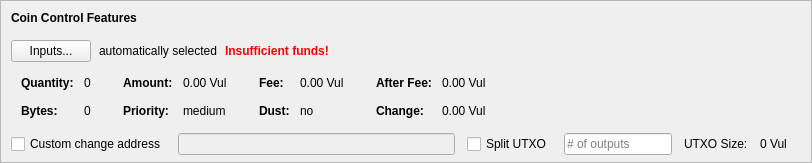
    <widget class="QFrame" name="frameCoinControl">
     <property name="sizePolicy">
      <sizepolicy hsizetype="Expanding" vsizetype="Expanding">
       <horstretch>0</horstretch>
       <verstretch>0</verstretch>
      </sizepolicy>
     </property>
     <property name="maximumSize">
      <size>
       <width>16777215</width>
       <height>16777215</height>
      </size>
     </property>
     <property name="frameShape">
      <enum>QFrame::StyledPanel</enum>
     </property>
     <property name="frameShadow">
      <enum>QFrame::Sunken</enum>
     </property>
     <layout class="QVBoxLayout" name="verticalLayoutCoinControl2">
      <property name="spacing">
       <number>0</number>
      </property>
      <property name="leftMargin">
       <number>0</number>
      </property>
      <property name="topMargin">
       <number>0</number>
      </property>
      <property name="rightMargin">
       <number>0</number>
      </property>
      <property name="bottomMargin">
       <number>6</number>
      </property>
      <item>
       <layout class="QVBoxLayout" name="verticalLayoutCoinControl" stretch="0,0,0,0,1">
        <property name="spacing">
         <number>0</number>
        </property>
        <property name="leftMargin">
         <number>10</number>
        </property>
        <property name="topMargin">
         <number>10</number>
        </property>
        <item>
         <layout class="QHBoxLayout" name="horizontalLayoutCoinControl1">
          <property name="bottomMargin">
           <number>15</number>
          </property>
          <item>
           <widget class="QLabel" name="labelCoinControlFeatures">
            <property name="sizePolicy">
             <sizepolicy hsizetype="Preferred" vsizetype="Maximum">
              <horstretch>0</horstretch>
              <verstretch>0</verstretch>
             </sizepolicy>
            </property>
            <property name="font">
             <font>
              <weight>75</weight>
              <bold>true</bold>
             </font>
            </property>
            <property name="styleSheet">
             <string notr="true">font-weight:bold;</string>
            </property>
            <property name="text">
             <string>Coin Control Features</string>
            </property>
           </widget>
          </item>
         </layout>
        </item>
        <item>
         <layout class="QHBoxLayout" name="horizontalLayoutCoinControl2" stretch="0,0,0,0">
          <property name="spacing">
           <number>8</number>
          </property>
          <property name="bottomMargin">
           <number>10</number>
          </property>
          <item>
           <widget class="QPushButton" name="pushButtonCoinControl">
            <property name="styleSheet">
             <string notr="true"/>
            </property>
            <property name="text">
             <string>Inputs...</string>
            </property>
            <property name="autoDefault">
             <bool>false</bool>
            </property>
           </widget>
          </item>
          <item>
           <widget class="QLabel" name="labelCoinControlAutomaticallySelected">
            <property name="text">
             <string>automatically selected</string>
            </property>
            <property name="margin">
             <number>5</number>
            </property>
           </widget>
          </item>
          <item>
           <widget class="QLabel" name="labelCoinControlInsuffFunds">
            <property name="font">
             <font>
              <weight>75</weight>
              <bold>true</bold>
             </font>
            </property>
            <property name="styleSheet">
             <string notr="true">color:red;font-weight:bold;</string>
            </property>
            <property name="text">
             <string>Insufficient funds!</string>
            </property>
            <property name="margin">
             <number>5</number>
            </property>
           </widget>
          </item>
          <item>
           <spacer name="horizontalSpacerCoinControl">
            <property name="orientation">
             <enum>Qt::Horizontal</enum>
            </property>
            <property name="sizeHint" stdset="0">
             <size>
              <width>40</width>
              <height>1</height>
             </size>
            </property>
           </spacer>
          </item>
         </layout>
        </item>
        <item>
         <widget class="QWidget" name="widgetCoinControl" native="true">
          <property name="sizePolicy">
           <sizepolicy hsizetype="Preferred" vsizetype="Preferred">
            <horstretch>0</horstretch>
            <verstretch>0</verstretch>
           </sizepolicy>
          </property>
          <property name="minimumSize">
           <size>
            <width>0</width>
            <height>0</height>
           </size>
          </property>
          <property name="styleSheet">
           <string notr="true"/>
          </property>
          <layout class="QHBoxLayout" name="horizontalLayoutCoinControl5">
           <property name="leftMargin">
            <number>0</number>
           </property>
           <property name="topMargin">
            <number>0</number>
           </property>
           <property name="rightMargin">
            <number>0</number>
           </property>
           <property name="bottomMargin">
            <number>0</number>
           </property>
           <item>
            <layout class="QHBoxLayout" name="horizontalLayoutCoinControl3" stretch="0,0,0,1">
             <property name="spacing">
              <number>20</number>
             </property>
             <property name="topMargin">
              <number>0</number>
             </property>
             <property name="bottomMargin">
              <number>10</number>
             </property>
             <item>
              <layout class="QFormLayout" name="formLayoutCoinControl1">
               <property name="horizontalSpacing">
                <number>10</number>
               </property>
               <property name="verticalSpacing">
                <number>14</number>
               </property>
               <property name="leftMargin">
                <number>10</number>
               </property>
               <property name="topMargin">
                <number>4</number>
               </property>
               <property name="rightMargin">
                <number>6</number>
               </property>
               <item row="0" column="0">
                <widget class="QLabel" name="labelCoinControlQuantityText">
                 <property name="font">
                  <font>
                   <weight>75</weight>
                   <bold>true</bold>
                  </font>
                 </property>
                 <property name="text">
                  <string>Quantity:</string>
                 </property>
                 <property name="margin">
                  <number>0</number>
                 </property>
                </widget>
               </item>
               <item row="0" column="1">
                <widget class="QLabel" name="labelCoinControlQuantity">
                 <property name="cursor">
                  <cursorShape>IBeamCursor</cursorShape>
                 </property>
                 <property name="contextMenuPolicy">
                  <enum>Qt::ActionsContextMenu</enum>
                 </property>
                 <property name="text">
                  <string notr="true">0</string>
                 </property>
                 <property name="margin">
                  <number>0</number>
                 </property>
                 <property name="textInteractionFlags">
                  <set>Qt::LinksAccessibleByMouse|Qt::TextSelectableByKeyboard|Qt::TextSelectableByMouse</set>
                 </property>
                </widget>
               </item>
               <item row="1" column="0">
                <widget class="QLabel" name="labelCoinControlBytesText">
                 <property name="font">
                  <font>
                   <weight>75</weight>
                   <bold>true</bold>
                  </font>
                 </property>
                 <property name="text">
                  <string>Bytes:</string>
                 </property>
                </widget>
               </item>
               <item row="1" column="1">
                <widget class="QLabel" name="labelCoinControlBytes">
                 <property name="cursor">
                  <cursorShape>IBeamCursor</cursorShape>
                 </property>
                 <property name="contextMenuPolicy">
                  <enum>Qt::ActionsContextMenu</enum>
                 </property>
                 <property name="text">
                  <string notr="true">0</string>
                 </property>
                 <property name="textInteractionFlags">
                  <set>Qt::LinksAccessibleByMouse|Qt::TextSelectableByKeyboard|Qt::TextSelectableByMouse</set>
                 </property>
                </widget>
               </item>
              </layout>
             </item>
             <item>
              <layout class="QFormLayout" name="formLayoutCoinControl2">
               <property name="horizontalSpacing">
                <number>10</number>
               </property>
               <property name="verticalSpacing">
                <number>14</number>
               </property>
               <property name="leftMargin">
                <number>6</number>
               </property>
               <property name="topMargin">
                <number>4</number>
               </property>
               <property name="rightMargin">
                <number>6</number>
               </property>
               <item row="0" column="0">
                <widget class="QLabel" name="labelCoinControlAmountText">
                 <property name="font">
                  <font>
                   <weight>75</weight>
                   <bold>true</bold>
                  </font>
                 </property>
                 <property name="text">
                  <string>Amount:</string>
                 </property>
                 <property name="margin">
                  <number>0</number>
                 </property>
                </widget>
               </item>
               <item row="0" column="1">
                <widget class="QLabel" name="labelCoinControlAmount">
                 <property name="cursor">
                  <cursorShape>IBeamCursor</cursorShape>
                 </property>
                 <property name="contextMenuPolicy">
                  <enum>Qt::ActionsContextMenu</enum>
                 </property>
                 <property name="text">
                  <string notr="true">0.00 Vul</string>
                 </property>
                 <property name="textInteractionFlags">
                  <set>Qt::LinksAccessibleByMouse|Qt::TextSelectableByKeyboard|Qt::TextSelectableByMouse</set>
                 </property>
                </widget>
               </item>
               <item row="1" column="0">
                <widget class="QLabel" name="labelCoinControlPriorityText">
                 <property name="font">
                  <font>
                   <weight>75</weight>
                   <bold>true</bold>
                  </font>
                 </property>
                 <property name="text">
                  <string>Priority:</string>
                 </property>
                </widget>
               </item>
               <item row="1" column="1">
                <widget class="QLabel" name="labelCoinControlPriority">
                 <property name="cursor">
                  <cursorShape>IBeamCursor</cursorShape>
                 </property>
                 <property name="contextMenuPolicy">
                  <enum>Qt::ActionsContextMenu</enum>
                 </property>
                 <property name="text">
                  <string>medium</string>
                 </property>
                 <property name="textInteractionFlags">
                  <set>Qt::LinksAccessibleByMouse|Qt::TextSelectableByKeyboard|Qt::TextSelectableByMouse</set>
                 </property>
                </widget>
               </item>
              </layout>
             </item>
             <item>
              <layout class="QFormLayout" name="formLayoutCoinControl3">
               <property name="horizontalSpacing">
                <number>10</number>
               </property>
               <property name="verticalSpacing">
                <number>14</number>
               </property>
               <property name="leftMargin">
                <number>6</number>
               </property>
               <property name="topMargin">
                <number>4</number>
               </property>
               <property name="rightMargin">
                <number>6</number>
               </property>
               <item row="0" column="0">
                <widget class="QLabel" name="labelCoinControlFeeText">
                 <property name="font">
                  <font>
                   <weight>75</weight>
                   <bold>true</bold>
                  </font>
                 </property>
                 <property name="text">
                  <string>Fee:</string>
                 </property>
                 <property name="margin">
                  <number>0</number>
                 </property>
                </widget>
               </item>
               <item row="0" column="1">
                <widget class="QLabel" name="labelCoinControlFee">
                 <property name="cursor">
                  <cursorShape>IBeamCursor</cursorShape>
                 </property>
                 <property name="contextMenuPolicy">
                  <enum>Qt::ActionsContextMenu</enum>
                 </property>
                 <property name="text">
                  <string notr="true">0.00 Vul</string>
                 </property>
                 <property name="textInteractionFlags">
                  <set>Qt::LinksAccessibleByMouse|Qt::TextSelectableByKeyboard|Qt::TextSelectableByMouse</set>
                 </property>
                </widget>
               </item>
               <item row="1" column="0">
                <widget class="QLabel" name="labelCoinControlLowOutputText">
                 <property name="font">
                  <font>
                   <weight>75</weight>
                   <bold>true</bold>
                  </font>
                 </property>
                 <property name="text">
                  <string>Dust:</string>
                 </property>
                </widget>
               </item>
               <item row="1" column="1">
                <widget class="QLabel" name="labelCoinControlLowOutput">
                 <property name="cursor">
                  <cursorShape>IBeamCursor</cursorShape>
                 </property>
                 <property name="contextMenuPolicy">
                  <enum>Qt::ActionsContextMenu</enum>
                 </property>
                 <property name="text">
                  <string>no</string>
                 </property>
                 <property name="textInteractionFlags">
                  <set>Qt::LinksAccessibleByMouse|Qt::TextSelectableByKeyboard|Qt::TextSelectableByMouse</set>
                 </property>
                </widget>
               </item>
              </layout>
             </item>
             <item>
              <layout class="QFormLayout" name="formLayoutCoinControl4">
               <property name="horizontalSpacing">
                <number>10</number>
               </property>
               <property name="verticalSpacing">
                <number>14</number>
               </property>
               <property name="leftMargin">
                <number>6</number>
               </property>
               <property name="topMargin">
                <number>4</number>
               </property>
               <property name="rightMargin">
                <number>6</number>
               </property>
               <item row="0" column="0">
                <widget class="QLabel" name="labelCoinControlAfterFeeText">
                 <property name="font">
                  <font>
                   <weight>75</weight>
                   <bold>true</bold>
                  </font>
                 </property>
                 <property name="text">
                  <string>After Fee:</string>
                 </property>
                 <property name="margin">
                  <number>0</number>
                 </property>
                </widget>
               </item>
               <item row="0" column="1">
                <widget class="QLabel" name="labelCoinControlAfterFee">
                 <property name="cursor">
                  <cursorShape>IBeamCursor</cursorShape>
                 </property>
                 <property name="contextMenuPolicy">
                  <enum>Qt::ActionsContextMenu</enum>
                 </property>
                 <property name="text">
                  <string notr="true">0.00 Vul</string>
                 </property>
                 <property name="textInteractionFlags">
                  <set>Qt::LinksAccessibleByMouse|Qt::TextSelectableByKeyboard|Qt::TextSelectableByMouse</set>
                 </property>
                </widget>
               </item>
               <item row="1" column="0">
                <widget class="QLabel" name="labelCoinControlChangeText">
                 <property name="font">
                  <font>
                   <weight>75</weight>
                   <bold>true</bold>
                  </font>
                 </property>
                 <property name="text">
                  <string>Change:</string>
                 </property>
                </widget>
               </item>
               <item row="1" column="1">
                <widget class="QLabel" name="labelCoinControlChange">
                 <property name="cursor">
                  <cursorShape>IBeamCursor</cursorShape>
                 </property>
                 <property name="contextMenuPolicy">
                  <enum>Qt::ActionsContextMenu</enum>
                 </property>
                 <property name="text">
                  <string notr="true">0.00 Vul</string>
                 </property>
                 <property name="textInteractionFlags">
                  <set>Qt::LinksAccessibleByMouse|Qt::TextSelectableByKeyboard|Qt::TextSelectableByMouse</set>
                 </property>
                </widget>
               </item>
              </layout>
             </item>
            </layout>
           </item>
          </layout>
         </widget>
        </item>
        <item>
         <layout class="QHBoxLayout" name="horizontalLayoutCoinControl4" stretch="0,0,0,0,0,0,0">
          <property name="spacing">
           <number>12</number>
          </property>
          <property name="sizeConstraint">
           <enum>QLayout::SetDefaultConstraint</enum>
          </property>
          <property name="topMargin">
           <number>5</number>
          </property>
          <property name="rightMargin">
           <number>5</number>
          </property>
          <item>
           <widget class="QCheckBox" name="checkBoxCoinControlChange">
            <property name="toolTip">
             <string>If this is activated, but the change address is empty or invalid, change will be sent to a newly generated address.</string>
            </property>
            <property name="text">
             <string>Custom change address</string>
            </property>
           </widget>
          </item>
          <item>
           <widget class="QValidatedLineEdit" name="lineEditCoinControlChange">
            <property name="enabled">
             <bool>false</bool>
            </property>
            <property name="sizePolicy">
             <sizepolicy hsizetype="Expanding" vsizetype="Fixed">
              <horstretch>0</horstretch>
              <verstretch>0</verstretch>
             </sizepolicy>
            </property>
           </widget>
          </item>
          <item>
           <widget class="QCheckBox" name="splitBlockCheckBox">
            <property name="text">
             <string>Split UTXO</string>
            </property>
           </widget>
          </item>
          <item>
           <widget class="QLineEdit" name="splitBlockLineEdit">
            <property name="sizePolicy">
             <sizepolicy hsizetype="Fixed" vsizetype="Fixed">
              <horstretch>50</horstretch>
              <verstretch>0</verstretch>
             </sizepolicy>
            </property>
            <property name="placeholderText">
             <string># of outputs</string>
            </property>
           </widget>
          </item>
          <item>
           <widget class="QLabel" name="labelBlockSizeText">
            <property name="text">
             <string>UTXO Size:</string>
            </property>
           </widget>
          </item>
          <item>
           <widget class="QLabel" name="labelBlockSize">
            <property name="text">
             <string>0 Vul</string>
            </property>
           </widget>
          </item>
          <item>
           <widget class="QLabel" name="labelCoinControlChangeLabel">
            <property name="sizePolicy">
             <sizepolicy hsizetype="Preferred" vsizetype="Expanding">
              <horstretch>0</horstretch>
              <verstretch>0</verstretch>
             </sizepolicy>
            </property>
            <property name="minimumSize">
             <size>
              <width>0</width>
              <height>0</height>
             </size>
            </property>
            <property name="text">
             <string/>
            </property>
            <property name="margin">
             <number>3</number>
            </property>
           </widget>
          </item>
         </layout>
        </item>
        <item>
         <spacer name="verticalSpacerCoinControl">
          <property name="orientation">
           <enum>Qt::Vertical</enum>
          </property>
          <property name="sizeHint" stdset="0">
           <size>
            <width>800</width>
            <height>1</height>
           </size>
          </property>
         </spacer>
        </item>
       </layout>
      </item>
     </layout>
    </widget>
